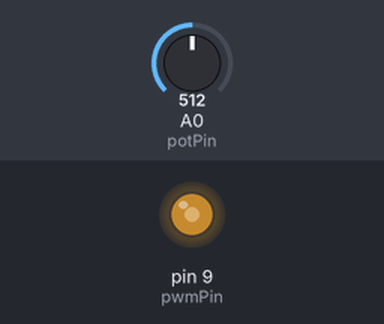
Simulated run of this sketch. Board: Arduino Uno, built with avr-gcc and run on an emulated ATmega328P. On the bench: output pins drawn as LEDs (lit = HIGH). Inputs (shaded band) come from the test bench; at power-on: A0 (potPin) = 512.

Above: at 1.2 s.
1.3 s: A0 (potPin) set to 716
At 1.8 s:
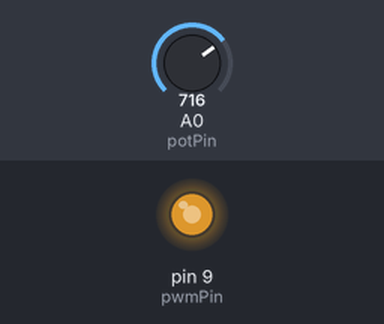
2.8 s: A0 (potPin) set to 900
At 4.0 s:
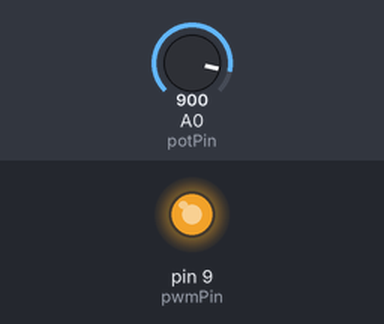
4.3 s: A0 (potPin) set to 122
At 5.3 s:
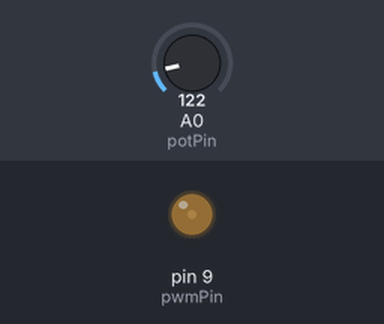
5.8 s: A0 (potPin) set to 0
At 6.5 s:
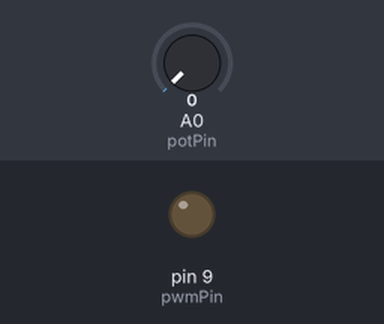
Timing chart, 0 to 8.3 s (numbered marks = the images above; inputs shaded):
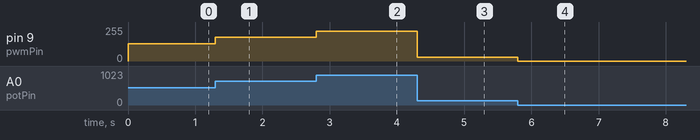

The sketch:

uno_pwm.ino
```cpp
#include <TimerOne.h>

const int potPin = A0;   // Pino do potenciômetro (conectado ao A0)
const int pwmPin = 9;    // Pino de saída PWM (conectado ao D9)

void setup() {
  pinMode(pwmPin, OUTPUT);
  Timer1.initialize(50);  // Inicializa o timer com uma frequência de 20 kHz (50 us de período)
  Timer1.pwm(pwmPin, 0);  // Inicializa o PWM com ciclo de trabalho de 0 (desligado)
}

void loop() {
  // Lê o valor do potenciômetro (de 0 a 1023)
  int potValue = analogRead(potPin);

  // Mapeia o valor do potenciômetro para a faixa de 0 a 1023 (valor do PWM)
  int pwmValue = map(potValue, 0, 1023, 0, 1023);

  // Define o valor do PWM
  Timer1.setPwmDuty(pwmPin, pwmValue);
}
```

Measured:
- after the input at 1.3 s, pin 9 (pwmPin): 128/255 → 179/255 at once
- after the input at 2.8 s, pin 9 (pwmPin): 179/255 → 225/255 at once
- after the input at 4.3 s, pin 9 (pwmPin): 225/255 → 30/255 at once
- after the input at 5.8 s, pin 9 (pwmPin): 30/255 → 0/255 at once
